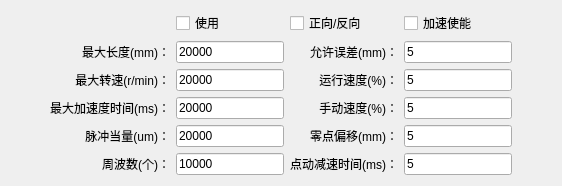
         <widget class="QWidget" name="tab_4">
          <attribute name="title">
           <string>X2轴</string>
          </attribute>
          <layout class="QGridLayout" name="gridLayout_10" rowstretch="0,1,1,1,1,1">
           <property name="leftMargin">
            <number>50</number>
           </property>
           <property name="rightMargin">
            <number>50</number>
           </property>
           <item row="1" column="0">
            <widget class="QLabel" name="label_43">
             <property name="text">
              <string>最大长度(mm)：</string>
             </property>
             <property name="alignment">
              <set>Qt::AlignRight|Qt::AlignTrailing|Qt::AlignVCenter</set>
             </property>
            </widget>
           </item>
           <item row="1" column="1">
            <widget class="TLineEdit" name="leAbsLY2">
             <property name="sizePolicy">
              <sizepolicy hsizetype="Expanding" vsizetype="Fixed">
               <horstretch>0</horstretch>
               <verstretch>0</verstretch>
              </sizepolicy>
             </property>
             <property name="text">
              <string>20000</string>
             </property>
            </widget>
           </item>
           <item row="1" column="2">
            <widget class="QLabel" name="label_99">
             <property name="text">
              <string>允许误差(mm)：</string>
             </property>
             <property name="alignment">
              <set>Qt::AlignRight|Qt::AlignTrailing|Qt::AlignVCenter</set>
             </property>
            </widget>
           </item>
           <item row="1" column="3">
            <widget class="TLineEdit" name="leErrAY2">
             <property name="sizePolicy">
              <sizepolicy hsizetype="Expanding" vsizetype="Fixed">
               <horstretch>0</horstretch>
               <verstretch>0</verstretch>
              </sizepolicy>
             </property>
             <property name="text">
              <string>5</string>
             </property>
            </widget>
           </item>
           <item row="2" column="0">
            <widget class="QLabel" name="label_96">
             <property name="text">
              <string>最大转速(r/min)：</string>
             </property>
             <property name="alignment">
              <set>Qt::AlignRight|Qt::AlignTrailing|Qt::AlignVCenter</set>
             </property>
            </widget>
           </item>
           <item row="2" column="1">
            <widget class="TLineEdit" name="leMaxSY2">
             <property name="sizePolicy">
              <sizepolicy hsizetype="Expanding" vsizetype="Fixed">
               <horstretch>0</horstretch>
               <verstretch>0</verstretch>
              </sizepolicy>
             </property>
             <property name="text">
              <string>20000</string>
             </property>
            </widget>
           </item>
           <item row="2" column="2">
            <widget class="QLabel" name="label_93">
             <property name="text">
              <string>运行速度(%)：</string>
             </property>
             <property name="alignment">
              <set>Qt::AlignRight|Qt::AlignTrailing|Qt::AlignVCenter</set>
             </property>
            </widget>
           </item>
           <item row="2" column="3">
            <widget class="TLineEdit" name="leRSpdY2">
             <property name="sizePolicy">
              <sizepolicy hsizetype="Expanding" vsizetype="Fixed">
               <horstretch>0</horstretch>
               <verstretch>0</verstretch>
              </sizepolicy>
             </property>
             <property name="text">
              <string>5</string>
             </property>
            </widget>
           </item>
           <item row="3" column="0">
            <widget class="QLabel" name="label_94">
             <property name="text">
              <string>最大加速度时间(ms)：</string>
             </property>
             <property name="alignment">
              <set>Qt::AlignRight|Qt::AlignTrailing|Qt::AlignVCenter</set>
             </property>
            </widget>
           </item>
           <item row="3" column="1">
            <widget class="TLineEdit" name="leMaxAY2">
             <property name="sizePolicy">
              <sizepolicy hsizetype="Expanding" vsizetype="Fixed">
               <horstretch>0</horstretch>
               <verstretch>0</verstretch>
              </sizepolicy>
             </property>
             <property name="text">
              <string>20000</string>
             </property>
            </widget>
           </item>
           <item row="3" column="2">
            <widget class="QLabel" name="label_92">
             <property name="text">
              <string>手动速度(%)：</string>
             </property>
             <property name="alignment">
              <set>Qt::AlignRight|Qt::AlignTrailing|Qt::AlignVCenter</set>
             </property>
            </widget>
           </item>
           <item row="3" column="3">
            <widget class="TLineEdit" name="leMSpdY2">
             <property name="sizePolicy">
              <sizepolicy hsizetype="Expanding" vsizetype="Fixed">
               <horstretch>0</horstretch>
               <verstretch>0</verstretch>
              </sizepolicy>
             </property>
             <property name="text">
              <string>5</string>
             </property>
            </widget>
           </item>
           <item row="4" column="0">
            <widget class="QLabel" name="label_95">
             <property name="text">
              <string>脉冲当量(um)：</string>
             </property>
             <property name="alignment">
              <set>Qt::AlignRight|Qt::AlignTrailing|Qt::AlignVCenter</set>
             </property>
            </widget>
           </item>
           <item row="4" column="1">
            <widget class="TLineEdit" name="lePlsY2">
             <property name="sizePolicy">
              <sizepolicy hsizetype="Expanding" vsizetype="Fixed">
               <horstretch>0</horstretch>
               <verstretch>0</verstretch>
              </sizepolicy>
             </property>
             <property name="text">
              <string>20000</string>
             </property>
            </widget>
           </item>
           <item row="4" column="2">
            <widget class="QLabel" name="label_98">
             <property name="text">
              <string>零点偏移(mm)：</string>
             </property>
             <property name="alignment">
              <set>Qt::AlignRight|Qt::AlignTrailing|Qt::AlignVCenter</set>
             </property>
            </widget>
           </item>
           <item row="4" column="3">
            <widget class="TLineEdit" name="leZroOftY2">
             <property name="sizePolicy">
              <sizepolicy hsizetype="Expanding" vsizetype="Fixed">
               <horstretch>0</horstretch>
               <verstretch>0</verstretch>
              </sizepolicy>
             </property>
             <property name="text">
              <string>5</string>
             </property>
            </widget>
           </item>
           <item row="5" column="0">
            <widget class="QLabel" name="label_97">
             <property name="text">
              <string>周波数(个)：</string>
             </property>
             <property name="alignment">
              <set>Qt::AlignRight|Qt::AlignTrailing|Qt::AlignVCenter</set>
             </property>
            </widget>
           </item>
           <item row="5" column="1">
            <widget class="TLineEdit" name="lePrdWY2">
             <property name="sizePolicy">
              <sizepolicy hsizetype="Expanding" vsizetype="Fixed">
               <horstretch>0</horstretch>
               <verstretch>0</verstretch>
              </sizepolicy>
             </property>
             <property name="text">
              <string>10000</string>
             </property>
            </widget>
           </item>
           <item row="0" column="1" colspan="3">
            <layout class="QHBoxLayout" name="horizontalLayout_6">
             <item>
              <widget class="QCheckBox" name="cbEnableY2">
               <property name="text">
                <string>使用</string>
               </property>
              </widget>
             </item>
             <item>
              <widget class="QCheckBox" name="cbDirY2">
               <property name="text">
                <string>正向/反向</string>
               </property>
              </widget>
             </item>
             <item>
              <widget class="QCheckBox" name="cbAccY2">
               <property name="text">
                <string>加速使能</string>
               </property>
              </widget>
             </item>
            </layout>
           </item>
           <item row="5" column="2">
            <widget class="QLabel" name="label_111">
             <property name="text">
              <string>点动减速时间(ms)：</string>
             </property>
             <property name="alignment">
              <set>Qt::AlignRight|Qt::AlignTrailing|Qt::AlignVCenter</set>
             </property>
            </widget>
           </item>
           <item row="5" column="3">
            <widget class="TLineEdit" name="leJog_D_TY2">
             <property name="sizePolicy">
              <sizepolicy hsizetype="Expanding" vsizetype="Fixed">
               <horstretch>0</horstretch>
               <verstretch>0</verstretch>
              </sizepolicy>
             </property>
             <property name="text">
              <string>5</string>
             </property>
            </widget>
           </item>
          </layout>
         </widget>
